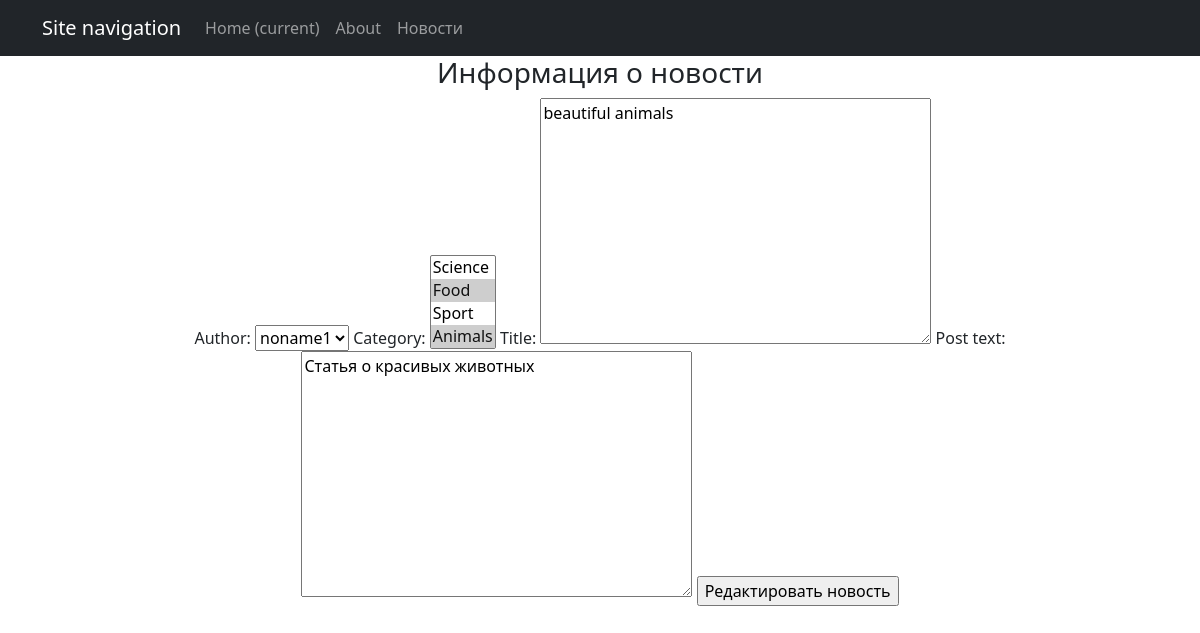
/news/update/1, run on an earlier commit of the app's database.
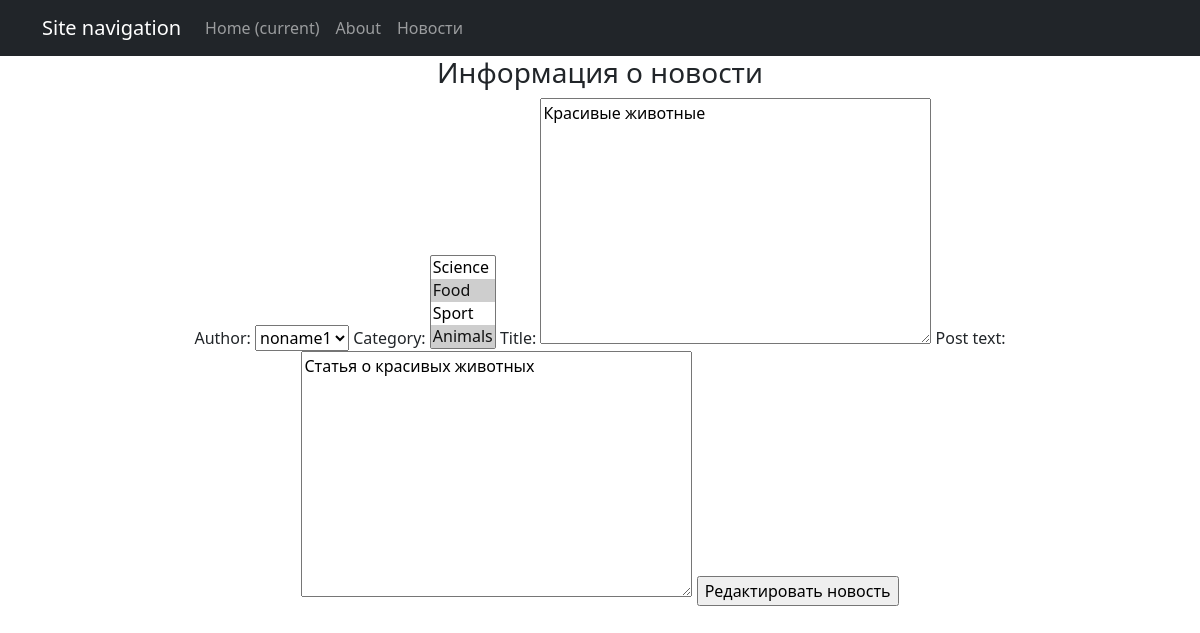
And on a later commit of the database.
### news/models.py (models this page shows, shortened)
class Post(models.Model):
    author = models.ForeignKey(Author, on_delete=models.CASCADE)
    type = models.IntegerField(choices=post_type, default=0)
    date_time_create = models.DateTimeField(auto_now_add=True)
    category = models.ManyToManyField(Category, through='PostCategory')
    title = models.TextField(max_length=255)
    post_text = models.TextField(max_length=20000)
    post_rating = models.IntegerField(default=1)

### news/views.py (the view)
# urls.py: path('update/<int:pk>', UpdateNew.as_view(),
class UpdateNew(UpdateView):
    template_name = 'new_update.html'
    form_class = NewForm
    def get_object(self, **kwargs):
        id = self.kwargs.get('pk')
        return Post.objects.get(pk=id)

### news/forms.py (shortened to what this page needs)
class NewForm(ModelForm):
    class Meta:
        model = Post
        fields = ['author', 'category', 'title', 'post_text']

### news/models.py (called while the page is built)
    def __str__(self):
        return f'{self.user}'

    def __str__(self):
        return f'{self.name}'

### templates/new_update.html (shortened to what this page needs)
{% extends 'flatpages/default.html' %}
{% block content %}
    <h3>Информация о новости</h3>
    <form method="POST">
        {{ form }}
        <input type="submit" value="Редактировать новость">
    </form>
{% endblock content %}

What changed in the data, as far as the page shows it:
changed Post "noname1": title "beautiful animals" → "Красивые животные"
